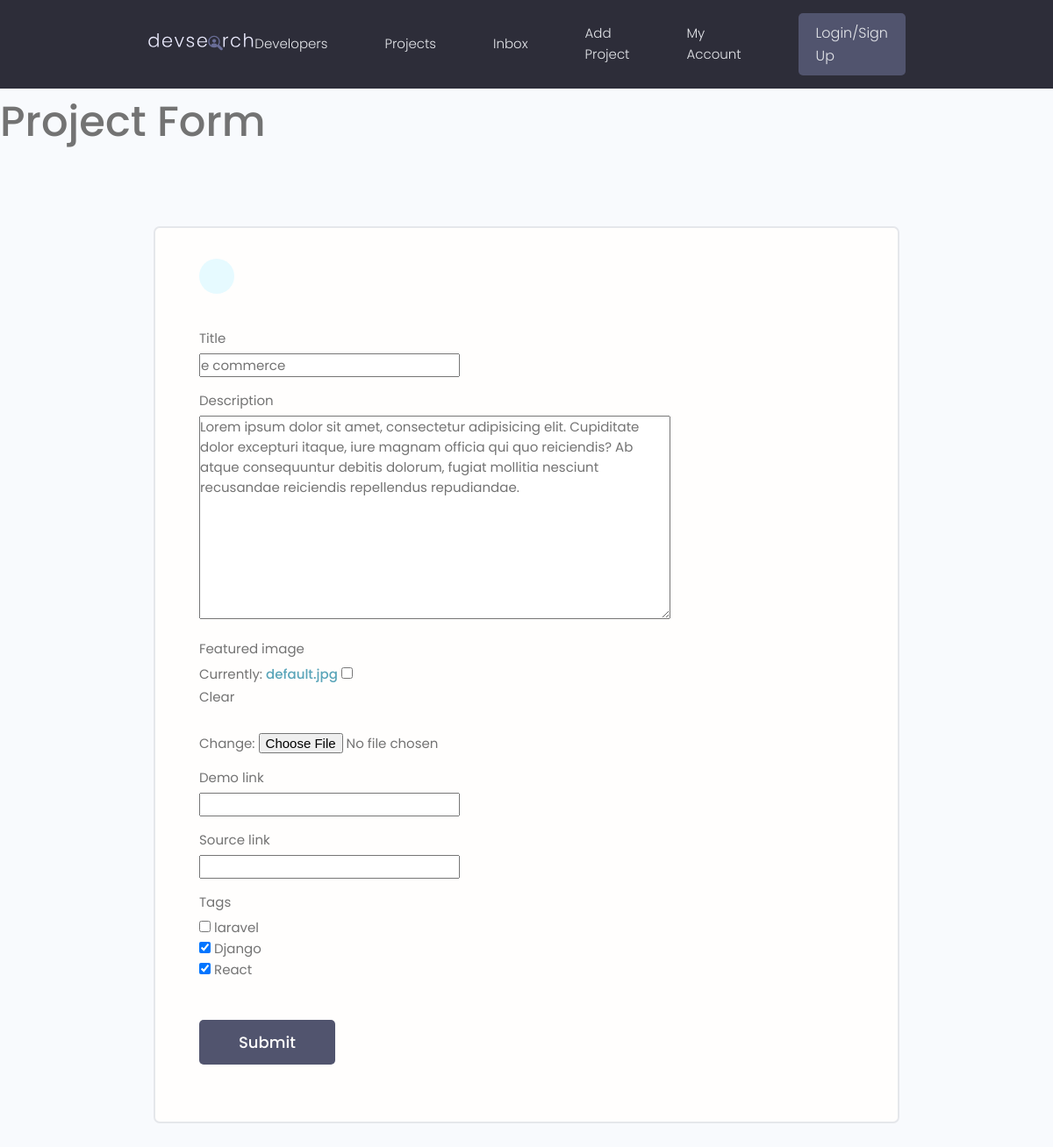
/update-project/d5340e765747422198478807a999cdbe/, run on an earlier commit of the app's database.
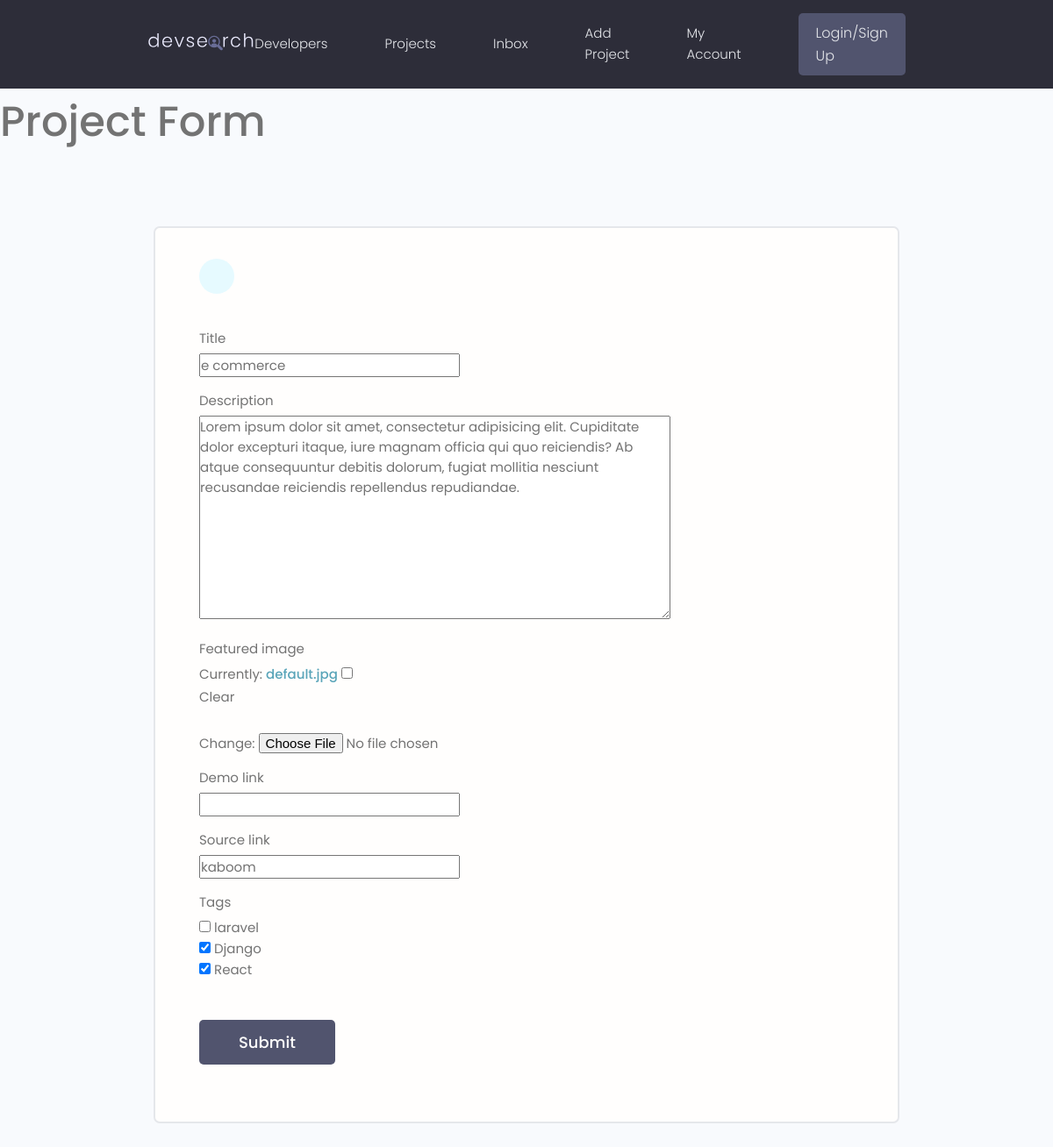
And on a later commit of the database.
### projects/models.py (models this page shows, shortened)
class Project(models.Model):
    title = models.CharField(max_length=200)
    description = models.TextField(null=True, blank=True)
    featured_image = models.ImageField(null=True, blank=True, default="default.jpg" )
    demo_link = models.CharField(max_length=2000, null=True, blank=True)
    source_link = models.CharField(max_length=2000, null=True, blank=True)
    tags = models.ManyToManyField('Tag', blank=True)
    vote_total = models.IntegerField(default=0, null=True, blank=True)
    vote_ratio = models.IntegerField(default=0, null=True, blank=True)
    created = models.DateTimeField(auto_now_add=True)
    id = models.UUIDField(default=uuid.uuid4, unique=True, primary_key=True)

### projects/views.py (the view)
# urls.py: path('update-project/<str:pk>/', views.updateProject, name="update-project"),
def updateProject(request, pk):
    project = Project.objects.get(id=pk)
    form = ProjectForm(instance=project)
    if request.method == 'POST':
        form = ProjectForm(request.POST, request.FILES, instance=project)
        if form.is_valid():
            form.save()
            return redirect('projects')
    context = {'form': form}
    return render(request, 'projects/project_form.html', context)

### projects/forms.py (shortened to what this page needs)
class ProjectForm(ModelForm):
    class Meta:
        model = Project
        fields = ['title', 'description','featured_image', 'demo_link', 'source_link', 'tags']
        widgets = {
            'tags':forms.CheckboxSelectMultiple(),
        }

### projects/models.py (called while the page is built)
    def __str__(self):
        return self.name

### projects/templates/projects/project_form.html (shortened to what this page needs)
{% extends 'main.html' %}
{% block content %}
<h1>Project Form</h1>
  <main class="formPage my-xl">
        <div class="content-box">
            <div class="formWrapper">
                <a class="backButton" href="#"></a>
                <br>
                <form class="form" method="POST" enctype="multipart/form-data">
                     {% for field in form %}
                    <div class="form__field">
                        <label for="formInput#text">{{field.label}} </label>
                        {{field}}
                    </div>
                    {% endfor %}
                    <input class="btn btn--sub btn--lg  my-md" type="submit" value="Submit" />
                </form>
            </div>
        </div>
    </main>
{% endblock content %}

What changed in the data, as far as the page shows it:
changed Project "e commerce": source_link (not shown) → "kaboom"
